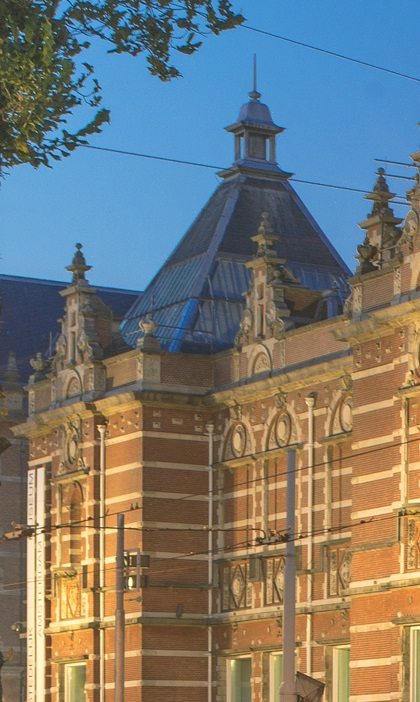
%> input picture 03_Image_Audio_and_Signal_Applications/Amsterdam.jpg, 420 x 702 px
$ octave question1.m   (GNU Octave 9; MATLAB toolbox functions it lacks are replaced by stand-ins)
%> lines starting %> are read from the running program, lines starting %| are printed output that depends on the picture; in (x1, y1, x2, y2) boxes, pixels count from 0 and x2, y2 are one past the last pixel; in counts of white or black regions, pixels touching at a corner belong together; the program's own positions count from 1
close all;
clc;clear;
mapset=cell(2,32);
Alphabet ='ABCDEFGHIJKLMNOPQRSTUVWXYZ ,;?.!';
for i=1:32
    mapset{1,i}=Alphabet(i);
    mapset{2,i}=dec2bin(i-1,5);
end
X=imread('Amsterdam.jpg');
%> X is the input picture: size 702x420x3 uint8; mean R, G, B 119.9, 121.5, 116.3
X=rgb2gray(X);
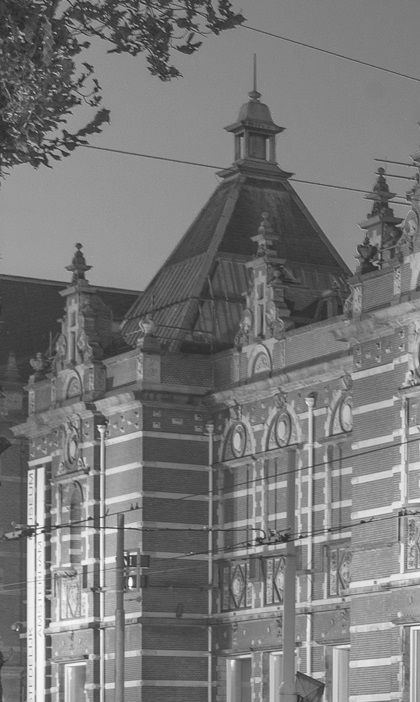
%> X: size 702x420 uint8; min 34, max 252, mean 120.4
X=imresize(X,[700,400]);
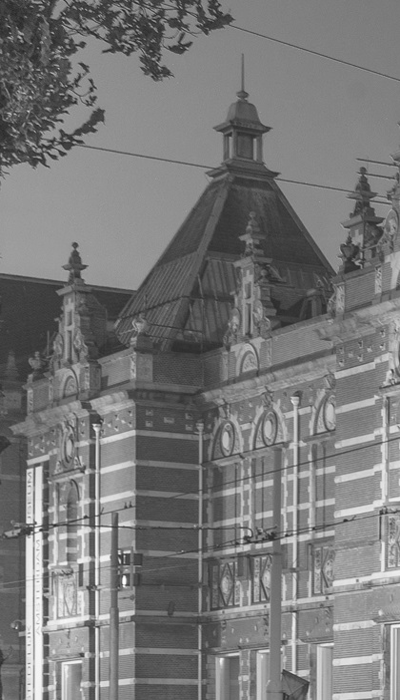
%> X: size 700x400 uint8; min 35, max 255, mean 120.4
message='SIGNAL;';
max_block=50;
size=5;
Y=coding(message,X,mapset);
DcodedMessageBin=decoding(Y,Alphabet,size,max_block);
function [Y]=coding(message,X,mapset)
%> called with message = 'SIGNAL;'
message_len=length(message);
message_bin=cell(1,message_len);
for i=1:message_len
    ch=message(i);
    for j=1:32
        if ch==mapset{1,j}
            message_bin{i}=mapset{2,j};
        end
    end
end
binarymessage=cell2mat(message_bin);
binarymessage_len=length(binarymessage);
Y=X;
%blocking
block=zeros(5,5,11200);
n=1;
 for t=1:80
        for j=1:140
            block(1,1,n)=X(5*j-4,5*t-4);
            block(2,1,n)=X(5*j-3,5*t-4);
            block(3,1,n)=X(5*j-2,5*t-4);
            block(4,1,n)=X(5*j-1,5*t-4);
            block(5,1,n)=X(5*j,5*t-4);
            block(1,2,n)=X(5*j-4,5*t-3);
            block(2,2,n)=X(5*j-3,5*t-3);
            block(3,2,n)=X(5*j-2,5*t-3);
            block(4,2,n)=X(5*j-1,5*t-3);
            block(5,2,n)=X(5*j,5*t-3);
            block(1,3,n)=X(5*j-4,5*t-2);
            block(2,3,n)=X(5*j-3,5*t-2);
            block(3,3,n)=X(5*j-2,5*t-2);
            block(4,3,n)=X(5*j-1,5*t-2);
            block(5,3,n)=X(5*j,5*t-2);
            block(1,4,n)=X(5*j-4,5*t-1);
            block(2,4,n)=X(5*j-3,5*t-1);
            block(3,4,n)=X(5*j-2,5*t-1);
            block(4,4,n)=X(5*j-1,5*t-1);
            block(5,4,n)=X(5*j,5*t-1);
            block(1,5,n)=X(5*j-4,5*t);
            block(2,5,n)=X(5*j-3,5*t);
            block(3,5,n)=X(5*j-2,5*t);
            block(4,5,n)=X(5*j-1,5*t);
            block(5,5,n)=X(5*j,5*t);
            n=n+1;
        end
 end
%> after the loop, n = 11201
 %enheraf meyar
st=zeros(1,11200);
for r=1:11200
    A(:,:)=block(:,:,r);
    st(r)=std(std(A));
end
%> after the loop, A = [207 156 139 151 153; 205 157 140 152 153; 205 156 140 151 152; 208 156 140 150 151; 208 157 140 150 149]
%maximum std and find final matrix for coding
[~,I]=sort(st,'descend');
%jaygozari
needed_block=ceil(binarymessage_len/25);
counter=1;
    for r=1:needed_block
        second=(floor(I(r)/140))*5+1;
        for i=0:4
            first=(mod((I(r)-1),140))*5+1;
            for j=0:4
                vals=X(first,second);
                valsbin=dec2bin(vals);
                if counter<=binarymessage_len
                    valsbin(end)=binarymessage(counter);
                    Y(first,second)=bin2dec(valsbin);
                    counter=counter+1;
                    first=first+1;
                end
            end
            second=second+1;
        end
    end
%> this loop made 2 passes
%> Y: size 700x400 uint8; 0.01% of pixels changed, all inside (x1, y1, x2, y2) = (40, 530, 117, 565)
%> after the loop, counter = 36; valsbin = '11010111'
figure
plot1=subplot(1,2,1);
imshow(X)
title('Original PIC')
plot2=subplot(1,2,2);
imshow(Y)
title('Coded PIC')
linkaxes([plot1 plot2])
end
function DcodedMessageBin=decoding(Y,Alphabet,size,max_block)
%> called with Alphabet = 'ABCDEFGHIJKLMNOPQRSTUVWXYZ ,;?.!', size = 5, max_block = 50
%decode
blocked=zeros(size,size,11200);
%blocking coded picture
n=1;
 for t=1:80
        for j=1:140
            blocked(1,1,n)=Y(5*j-4,5*t-4);
            blocked(2,1,n)=Y(5*j-3,5*t-4);
            blocked(3,1,n)=Y(5*j-2,5*t-4);
            blocked(4,1,n)=Y(5*j-1,5*t-4);
            blocked(5,1,n)=Y(5*j,5*t-4);
            blocked(1,2,n)=Y(5*j-4,5*t-3);
            blocked(2,2,n)=Y(5*j-3,5*t-3);
            blocked(3,2,n)=Y(5*j-2,5*t-3);
            blocked(4,2,n)=Y(5*j-1,5*t-3);
            blocked(5,2,n)=Y(5*j,5*t-3);
            blocked(1,3,n)=Y(5*j-4,5*t-2);
            blocked(2,3,n)=Y(5*j-3,5*t-2);
            blocked(3,3,n)=Y(5*j-2,5*t-2);
            blocked(4,3,n)=Y(5*j-1,5*t-2);
            blocked(5,3,n)=Y(5*j,5*t-2);
            blocked(1,4,n)=Y(5*j-4,5*t-1);
            blocked(2,4,n)=Y(5*j-3,5*t-1);
            blocked(3,4,n)=Y(5*j-2,5*t-1);
            blocked(4,4,n)=Y(5*j-1,5*t-1);
            blocked(5,4,n)=Y(5*j,5*t-1);
            blocked(1,5,n)=Y(5*j-4,5*t);
            blocked(2,5,n)=Y(5*j-3,5*t);
            blocked(3,5,n)=Y(5*j-2,5*t);
            blocked(4,5,n)=Y(5*j-1,5*t);
            blocked(5,5,n)=Y(5*j,5*t);
            n=n+1;
        end
 end
 %enheraf meyar for coded picture
enheraf=zeros(1,11200);
for r=1:11200
    Q(:,:)=blocked(:,:,r);
    enheraf(r)=std(std(Q));
end
%> after the loop, Q has the same summary as A in coding
%maximum std and find final matrix for decoding
[~,index]=sort(enheraf,'descend');
final_for_decode=[];
for b=1:max_block
    final_for_decode=[final_for_decode,blocked(:,:,index(b))];
end
%decoding
DcodedMessageBin=[];
flag=1;
ind=1;
Alphabet ='abcdefghijklmnopqrstuvwxyz ,;?.!';
while flag
    characterbin=zeros(1,5);
    for cont=1:5
        vals=final_for_decode(ind);
        vals1=dec2bin(vals);
        characterbin(cont)=str2double(vals1(end));
        ind=ind+1;
    end
    num=sum(characterbin.*(2.^(4:-1:0)))+1;
    if strcmp(Alphabet(num),';')
        flag=0;
    else
        DcodedMessageBin=[DcodedMessageBin Alphabet(num)];
    end
end
%> this loop made 7 passes
%> (num, DcodedMessageBin) on passes 1 to 6: (19, 's'), (9, 'si'), (7, 'sig'), (14, 'sign'), (1, 'signa'), (12, 'signal')
%> num on pass 7: 29
%> after the loop, characterbin = [1 1 1 0 0]; flag = 0; ind = 36
sprintf(DcodedMessageBin)
%> ans = 'signal'
end

$ run again, with 03_Image_Audio_and_Signal_Applications/PCB.jpg copied over 03_Image_Audio_and_Signal_Applications/Amsterdam.jpg
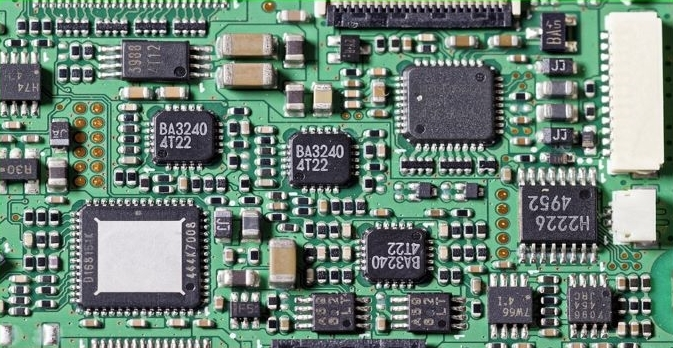
%> input picture 03_Image_Audio_and_Signal_Applications/PCB.jpg, 673 x 348 px
%> X is the input picture: size 348x673x3 uint8; mean R, G, B 106.9, 128.7, 116.9
%> `X=rgb2gray(X);`:
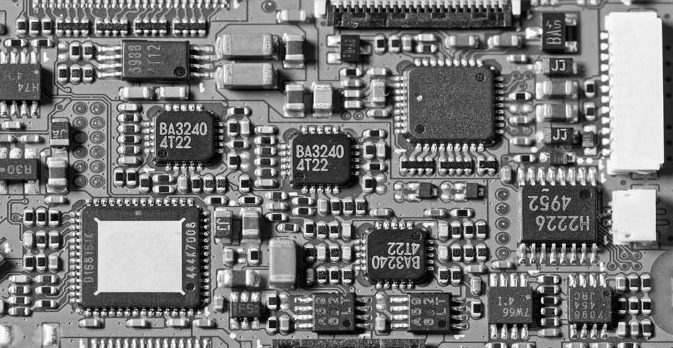
%> X: size 348x673 uint8; min 0, max 255, mean 120.9
%> `X=imresize(X,[700,400]);`:
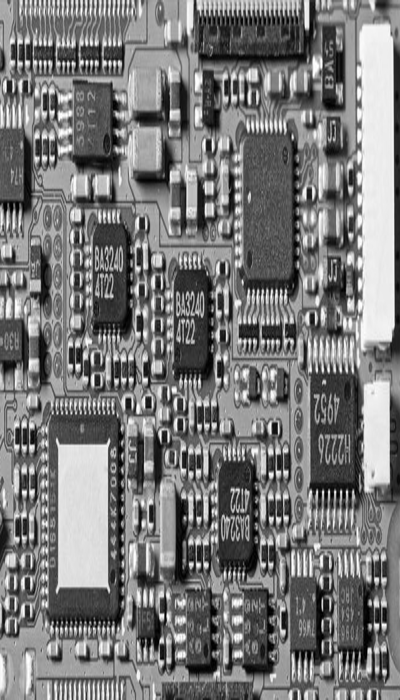
%> X: size 700x400 uint8; min 0, max 255, mean 120.9
%> after the loop in coding, `for t=1:80`: n = 11201
%> after the loop in coding, `for r=1:11200`: A = [151 155 150 155 162; 151 155 157 160 164; 151 155 159 154 141; 152 154 156 138 99; 153 154 154 131 79]
%> the loop in coding, `for r=1:needed_block` made 2 passes
%> after the loop in coding, `for r=1:needed_block`: counter = 36; valsbin = '100001'
%> after the loop in decoding, `for r=1:11200`: Q has the same summary as A in coding
%> the loop in decoding, `while flag` made 7 passes
%> (num, DcodedMessageBin) on passes 1 to 6: (19, 's'), (9, 'si'), (7, 'sig'), (14, 'sign'), (1, 'signa'), (12, 'signal')
%> after the loop in decoding, `while flag`: characterbin = [1 1 1 0 0]; flag = 0; ind = 36
%> ans = 'signal'
